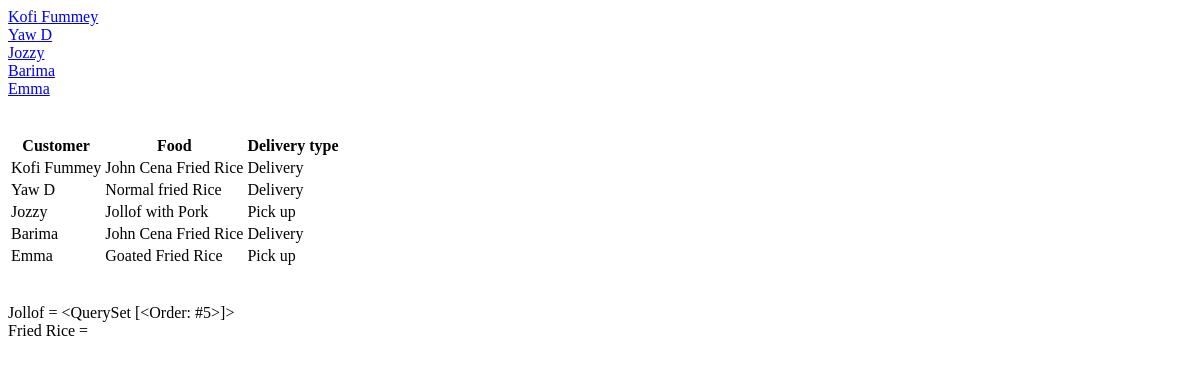
The page /postget/orders on the database as committed earlier.
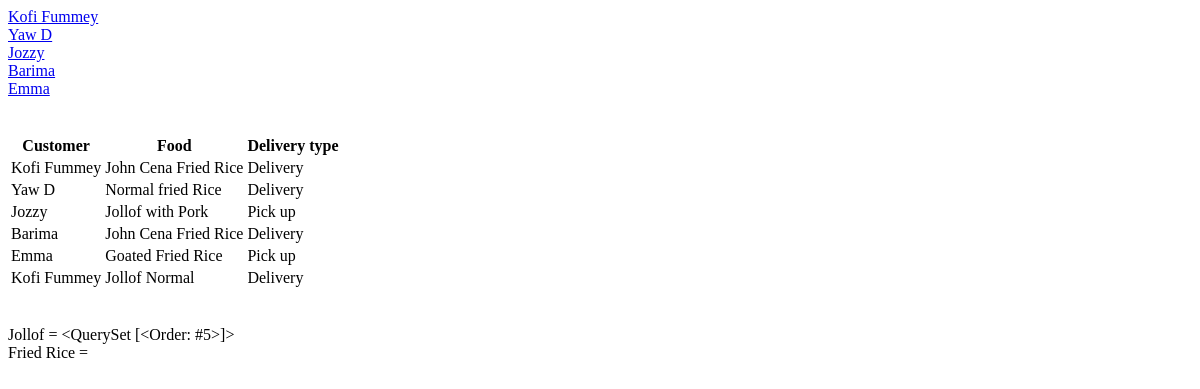
The same page on the database as committed later.
### postget/models.py (models this page shows)
class Customer(models.Model):
    name = models.CharField(max_length=200, null=True)
    email = models.CharField(max_length=200, null=True)
    def __str__(self):
        return self.name

class Order(models.Model):
    locs = (
        ('Bantama', 'Bantama'),
        ('Santasi', 'Santasi'),
        ('Abrepo', 'Abrepo'),
        ('North', 'North'),
        ('South', 'South'),
        )
    category = (
        ('Pick up', 'Pick up'),
        ('Delivery', 'Delivery')
        )
    customer_name = models.ForeignKey(Customer, null=True, on_delete=models.SET_NULL)
    food = models.ForeignKey(Food, null=True, on_delete=models.SET_NULL)
    location = models.CharField(max_length=150, null=True, choices=locs)
    invoice = models.CharField(max_length=150, null=True)
    delivery = models.CharField(max_length=150, null=True, choices=category)
    def __str__(self):
        return self.invoice

class Food(models.Model):
    name = models.CharField(max_length=200, null=True)
    price = models.FloatField(null=True)
    description = models.CharField(max_length=250, null=True, blank=True)
    date_created = models.DateField(auto_now_add=True, null=True)
    tag = models.ManyToManyField(Tag)
    def __str__(self):
        return self.name

### postget/views.py (the view)
# urls.py: path('orders', views.orders, name='orders'),
def orders(request):
    customers = Customer.objects.all()
    orders = Order.objects.all()
    jollof = Order.objects.filter(food=3)
    context = {'customers':customers, 'orders':orders, 'jollof':jollof}
    return render(request, 'orders.html', context)

### postget/templates/orders.html (shortened to what this page needs)
{% for customer in customers %}
    <a href="{% url 'customers' customer.name%}">
        {{customer.name}}<br>
    </a>
{% endfor %}
<table>
    <tr>
        <th>Customer</th>
        <th>Food</th>
        <th>Delivery type</th>
    </tr>
    {% for order in orders %}
    <tr>
        <td>{{order.customer_name}}</td>
        <td>{{order.food}}</td>
        <td>{{order.delivery}}</td>
    </tr>
    {% endfor %}
</table>
Jollof = {{jollof}}
Fried Rice =

Rows that differ between the two databases and show on the page:
added Order: customer_name "Kofi Fummey", food "Jollof Normal", delivery "Delivery"
